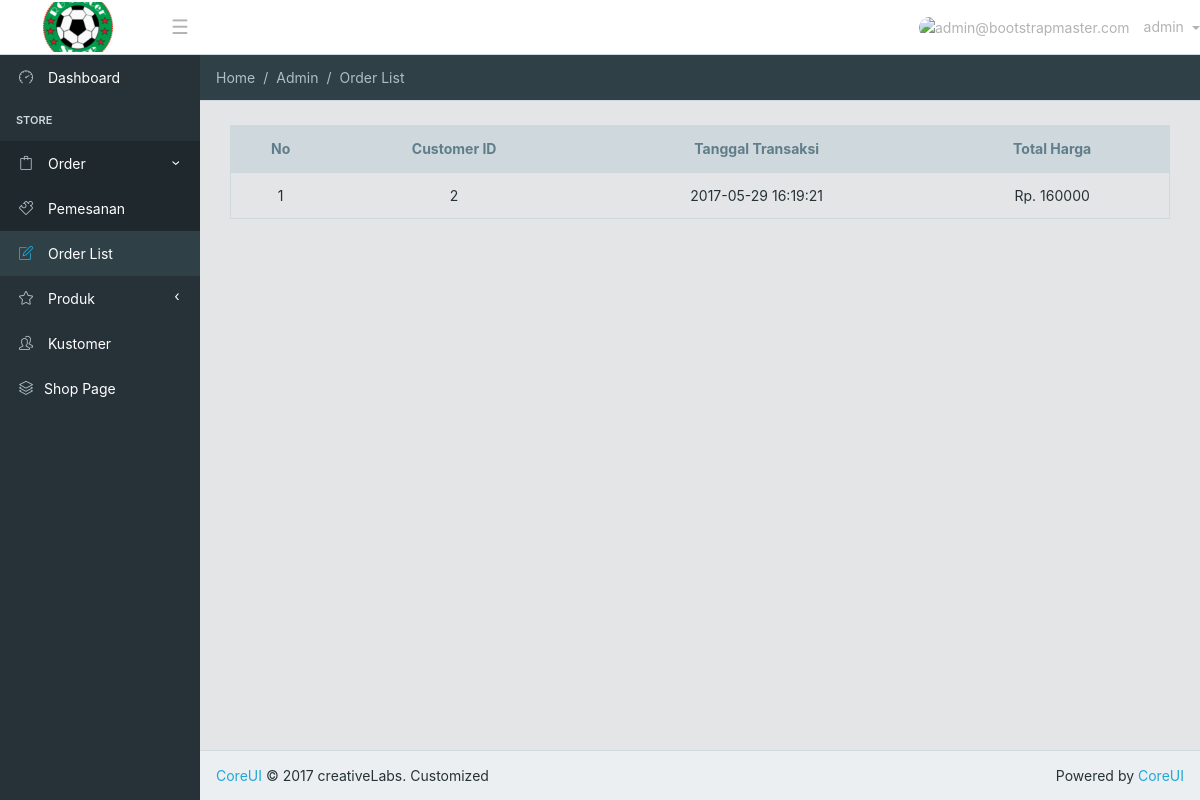
The app's page /admin/list.php (signed in) with its own data.
### tables this page shows
CREATE TABLE `orders` (
  `id` int(11) NOT NULL,
  `customer_id` int(11) NOT NULL,
  `total_price` float NOT NULL,
  `created` datetime NOT NULL,
  `modified` datetime NOT NULL,
  `status` enum('1','0') NOT NULL DEFAULT '1'
);

### admin/list.php (the view, shortened to what this page needs)
<?php
include '../dbConfig.php';
?>
<!DOCTYPE html>
<html lang="en">
<head>
    <link href="css/font-awesome.min.css" rel="stylesheet">
    <link href="css/simple-line-icons.css" rel="stylesheet">
    <link href="css/style.css" rel="stylesheet">
</head>
<body class="app header-fixed sidebar-fixed">
    <header class="app-header navbar">
        <a class="navbar-brand" href="#"></a>
        <ul class="nav navbar-nav d-md-down-none">
            <li class="nav-item">
                <a class="nav-link navbar-toggler sidebar-toggler" href="#">☰</a>
            </li>
        </ul>
        <ul class="nav navbar-nav ml-auto">
            <li class="nav-item dropdown">
                <a class="nav-link dropdown-toggle nav-link" data-toggle="dropdown" href="#" role="button" aria-haspopup="true" aria-expanded="false">
                    <img src="img/avatars/admin.png" class="img-avatar" alt="admin@bootstrapmaster.com">
                    <span class="d-md-down-none">admin</span>
                </a>
            </li>
        </ul>
    </header>
    <div class="app-body">
        <div class="sidebar">
            <nav class="sidebar-nav">
                <ul class="nav">
                    <li class="nav-item">
                        <a class="nav-link" href="./"><i class="icon-speedometer"></i> Dashboard</a>
                    </li>
                    <li class="nav-title">
                        Store
                    </li>
                    <li class="nav-item nav-dropdown">
                        <a class="nav-link nav-dropdown-toggle" href="#"><i class="icon-bag"></i> Order</a>
                        <ul class="nav-dropdown-items">
                            <li class="nav-item">
                                <a class="nav-link" href="pemesanan.php"><i class="icon-puzzle"></i> Pemesanan</a>
                            </li>
                            <li class="nav-item">
                                <a href="list.php" class="nav-link"><i class="icon-note"></i> Order List</a>
                            </li>
                        </ul>
                    </li>
                    <li class="nav-item nav-dropdown">
                        <a class="nav-link nav-dropdown-toggle
                        " href="#"><i class="icon-star"></i> Produk</a>
                    </li>
                    <li class="nav-item">
                        <a class="nav-link" href="kustomer.php"><i class="icon-people"></i> Kustomer</a>
                    </li>
                    <li class="nav-item">
                        <a class="nav-link" href="../index.php"><i class="icon-layers"></i>Shop Page</a>
                    </li>
                </ul>
            </nav>
        </div>
        <main class="main">
            <ol class="breadcrumb">
                <li class="breadcrumb-item active">Home</li>
                <li class="breadcrumb-item active">Admin
                </li>
                <li class="breadcrumb-item active">Order List</li>
            </ol>
            <div class="container-fluid">
                <div class="animated fadeIn">
                    <table class="table table-responsive table-hover table-outline mb-0">
                        <thead class="thead-default">
                          <tr>
                            <th class="text-center">
                              No
                            </th>
                            <th class="text-center">
                              Customer ID
                            </th>
                            <th class="text-center">
                              Tanggal Transaksi
                            </th>
                            <th class="text-center">
                              Total Harga
                            </th>
                          </tr>
                        </thead>
                        <tbody>
                            <?php
          $query = $db->query("SELECT * FROM orders");
          if($query->num_rows > 0){
              while($row = $query->fetch_assoc()){
        echo
        "
        <tr>
            <td class='text-center'>".$row['id']."</td>
            <td class='text-center'>".$row['customer_id']."</td>
            <td class='text-center'>".$row['created']."</td>
            <td class='text-center'> Rp. ".$row['total_price']."</td>
        </tr>
        ";}
    }else{
        echo
    "<p>Anda Belum Order</p>";
     }?>
                        </tbody>
                    </table>
                                </div>
                            </div>
                        </div>
    <footer class="app-footer">
        <a href="http://coreui.io">CoreUI</a> © 2017 creativeLabs. Customized
        <span class="float-right">Powered by <a href="http://coreui.io">CoreUI</a>
        </span>
    </footer>
</body>
</html>

### admin/list.php (style rules this page uses)
.breadcrumb { background-color: #304047; }

### records on screen
orders: id "1", customer "2", created "2017-05-29 16:19:21", total_price "160000"
